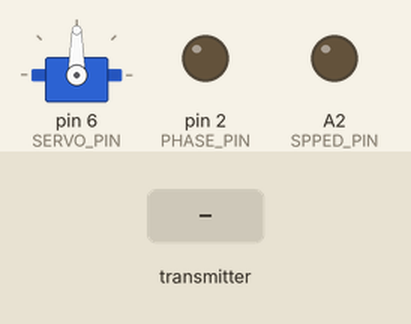
The sketch below on a simulated Arduino Nano, built with avr-gcc and run on an emulated ATmega328P. Parts: servo, output pins drawn as LEDs (lit = HIGH). The inputs (shaded band) are chosen by the test bench. No radio packets arrive unless stated.

Above: at 1.2 s.
1.3 s: the transmitter starts sending x = 0
At 1.7 s:
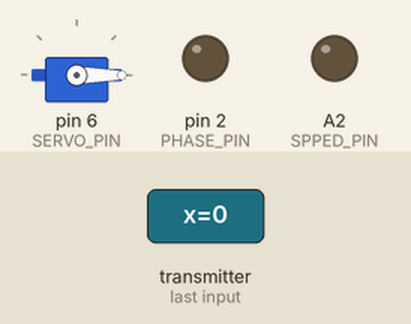
2.8 s: the transmitter starts sending y = 256
At 4.0 s:
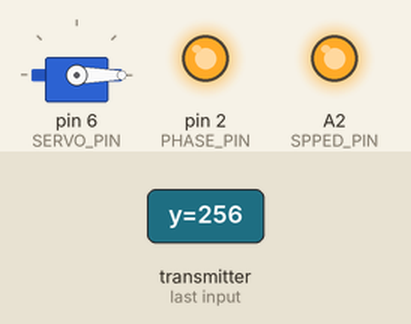
4.3 s: the transmitter starts sending x = 256
At 5.2 s:
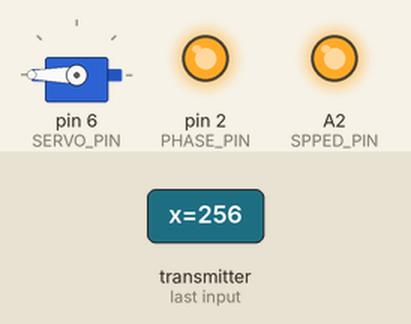
5.8 s: the transmitter starts sending y = 0
At 6.4 s:
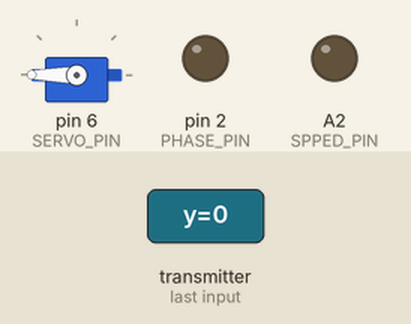
7.3 s: the transmitter starts sending x = 1023
At 8.5 s:
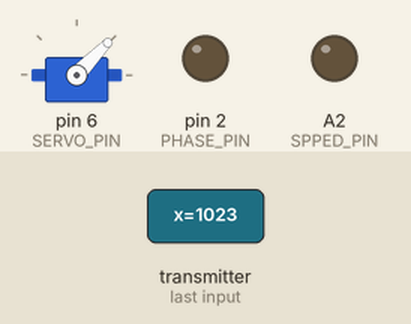
8.8 s: the transmitter starts sending y = 512
At 9.8 s:
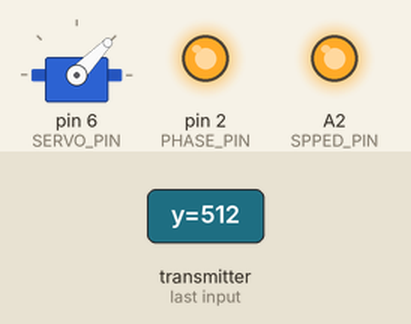
Timing chart, 0 to 11.3 s (numbered marks = the images above; inputs shaded):
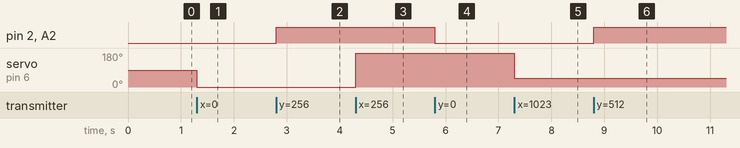

The sketch:

Car.ino
```cpp
#include "nRF24L01.h" // NRF24L01 library created by TMRh20 https://github.com/TMRh20/RF24
#include "RF24.h"
#include "SPI.h"
#include <Servo.h>


#define PHASE_PIN 2
#define SPPED_PIN A2
#define SERVO_PIN 6

RF24 radio(9,10); // NRF24L01 SPI pins. Pin 9 and 10 on the Nano

const uint64_t pipe = 0xE6E6E6E6E6E6; // Needs to be the same for communicating between 2 NRF24L01


struct Controller_Values {
  int x;
  int y;
  int b;
};
Controller_Values valStruct;
Servo servo;

void setup(void)
{
  servo.attach(SERVO_PIN);

  radio.begin(); // Start the NRF24L01

  radio.openReadingPipe(1,pipe); // Get NRF24L01 ready to receive

  radio.startListening(); // Listen to see if information received

  pinMode(PHASE_PIN, OUTPUT);
}

void loop(void)
{
  while (radio.available())
  {
    radio.read(&valStruct, sizeof(Controller_Values)); // Read information from the NRF24L01

    servo.write(valStruct.x);
    if (valStruct.y > 0) // Indicates switch is pressed
    {
      digitalWrite(PHASE_PIN, HIGH);
      analogWrite(SPPED_PIN,valStruct.y);
    }
    else
    {
       digitalWrite(PHASE_PIN, LOW);
       analogWrite(SPPED_PIN,-valStruct.y);
    }

   }
}
```

Measured:
- after the input at 1.3 s, servo on pin 6 (SERVO_PIN): 90° → 0° at once
- after the input at 2.8 s, pin 2 (PHASE_PIN), A2 (SPPED_PIN): LOW → HIGH at once
- after the input at 4.3 s, servo on pin 6 (SERVO_PIN): 0° → 180° at once
- after the input at 5.8 s, pin 2 (PHASE_PIN), A2 (SPPED_PIN): HIGH → LOW at once
- after the input at 7.3 s, servo on pin 6 (SERVO_PIN): 180° → 46° at once
- after the input at 8.8 s, pin 2 (PHASE_PIN), A2 (SPPED_PIN): LOW → HIGH at once
